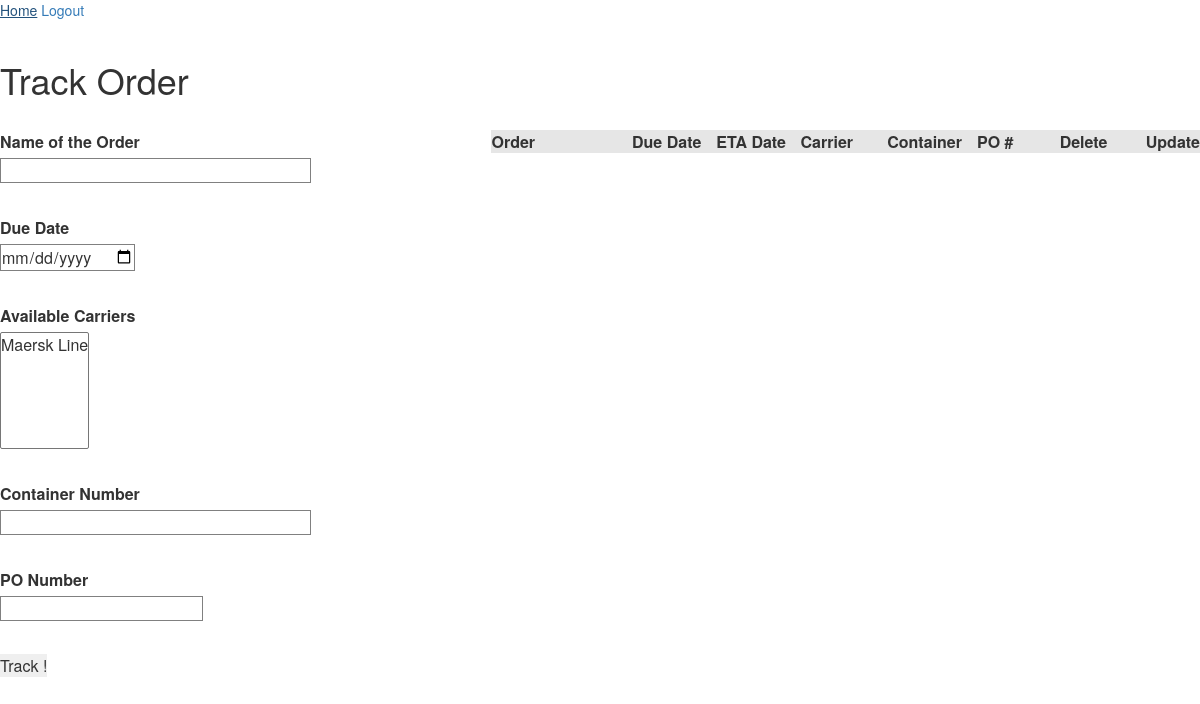
Before: /index (signed in) with the older database file.
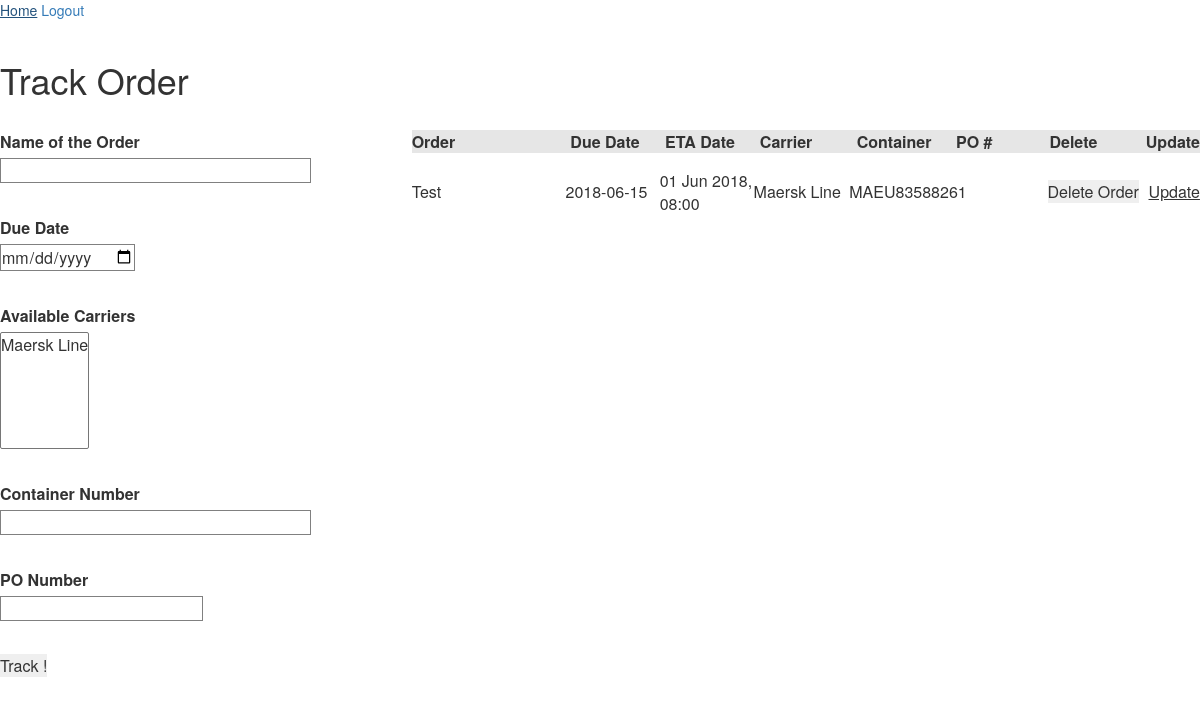
After: the same page with the newer database file.
### app/models.py (models this page shows)
class Order(db.Model):
	id = db.Column(db.Integer, primary_key=True)
	tracker_id = db.Column(db.Integer, db.ForeignKey('tracker.id'))
	name = db.Column(db.String(128))
	po = db.Column(db.String(128))
	cont = db.Column(db.String(128))
	carrier = db.Column(db.String(128))
	dueDate = db.Column(db.String(128))
	etaDate = db.Column(db.String(128))

### app/routes.py (the view, shortened to what this page needs)
@app.route('/index', methods=['GET', 'POST'])
@login_required
def index():
	print(current_user)
	tracker = current_user.tracker[0]
	form = OrderForm()
	form.carrier.choices = [('Maersk Line','Maersk Line')]
	orders_db = tracker.orders.all()
	orders = []
	for order in orders_db:
		delete = DeleteButton()
		delete.order_id.data = order.id
		orders.append([order,delete])
	if form.validate_on_submit():
		tracker.create_order(form.orderName.data, form.po.data, form.container.data, form.carrier.data, form.dueDate.data)
		return redirect(url_for('index'))
	for order in orders:
		a = request.form
		b = dict(a)
		print(b)
		return render_template('index.html', title='Hello World', orders=orders, form=form)
	return render_template('index.html', title='Hello World', orders=orders, form=form)

### app/forms.py
class OrderForm(FlaskForm):
    orderName = StringField('Name of the Order', validators=[DataRequired()])
    dueDate = DateField('Due Date', validators=[DataRequired()])
    carrier = SelectField(u'Available Carriers', validators=[DataRequired()]) #In the view function include: form.carrier.choices = ['Maersk Line']
    container = StringField('Container Number', validators=[DataRequired()])
    po = IntegerField('PO Number', validators=[DataRequired()])
    submit = SubmitField('Track !')

class DeleteButton(FlaskForm):
	order_id = HiddenField()
	submit = SubmitField('Delete Order')

### app/models.py (called while the page is built)
@login.user_loader
def load_user(id):
    return User.query.get(int(id))

	def __repr__(self):
		return '<User {}>'.format(self.username)

### app/templates/index.html (shortened to what this page needs)
{% extends "base.html" %}
{% block content %}
<body>
	<h1>Track Order</h1><br>
	<table>
		<tr>
			<td style="vertical-align:top">
				    <form action="" method="post">
				        <p>
					        <b>{{ form.orderName.label }}</b><br>
					        <table border=1 style="width:64px">
					        <td>{{ form.orderName(size=32) }}</td>
					    	</table><br>
				        </p>
				        <p>
				            <b>{{ form.dueDate.label }}</b><br>
				            <table border=1 style="width:64px">
				            <td>{{ form.dueDate(size=32) }}</td>
				        	</table><br>
				        </p>
				        <p>
				            <b>{{ form.carrier.label }}</b><br>
				            {{ form.carrier(size=5) }}<br><br>
				        </p>
				        <p>
				            <b>{{ form.container.label }}</b><br>
				            <table border=1 style="width:64px">
				            <td>{{ form.container(size=32) }}</td>
				            </table><br>
				        </p>
				        <p>
				            <b>{{ form.po.label }}</b><br>
				            <table border=1 style="width:64px">
				            <td>{{ form.po(size=32) }}</td>
				        	</table><br>
				        </p>
				        <p>{{ form.submit() }}</p>
				    </form>
			</td>
			<td style="vertical-align:top">
									<table>
										<thead>
											<tr class="row100 head" style="background-color:#e6e6e6">
												<th class="cell100 column3"><b>Order</b></th>
												<th class="cell100 column2"><b>Due Date</b></th>
												<th class="cell100 column2"><b>ETA Date</b></th>
												<th class="cell100 column5"><b>Carrier</b></th>
												<th class="cell100 column5"><b>Container</b></th>
												<th class="cell100 column5"><b>PO #</b></th>
												<th class="cell100 column5"><b>Delete</b></th>
												<th class="cell100 column5"><b>Update</b></th>
											</tr>
										</thead>
									</table>
								<div class="table100-body js-pscroll">
									<table>
										<tbody>
												{% for order in orders %}
												<form action="" method="post" id="delete">
													<tr class="row100 body">
														<td class="cell100 column3">{{order[0].name}}</td>
														<td class="cell100 column2">{{order[0].dueDate}}</td>
														<td class="cell100 column2">{{order[0].etaDate}}</td>
														<td class="cell100 column5">{{order[0].carrier}}</td>
														<td class="cell100 column5">{{order[0].cont}}</td>
														<td class="cell100 column5"><button type="button">{{order[0].po}}</button></td>
														<td class="cell100 column5">{{ order[1].submit() }}</td>
														<td class="cell100 column5"><button type="button"><u>Update</u></button></td>
													</tr>
												</form>
												{% endfor %}
										</tbody>
									</table>
								</div>
			</td>
		</tr>
	</table>
</body>
{% endblock %}

### app/templates/base.html (shortened to what this page needs)
<html lang="en">
<head>
		<link rel="stylesheet" type="text/css" href="{{ url_for('static',filename='vendor/bootstrap/css/bootstrap.min.css') }}">
		<link rel="stylesheet" type="text/css" href="{{ url_for('static',filename='fonts/font-awesome-4.7.0/css/font-awesome.min.css') }}">
		<link rel="stylesheet" type="text/css" href="{{ url_for('static',filename='vendor/animate/animate.css') }}">
		<link rel="stylesheet" type="text/css" href="{{ url_for('static',filename='vendor/select2/select2.min.css') }}">
		<link rel="stylesheet" type="text/css" href="{{ url_for('static',filename='vendor/perfect-scrollbar/perfect-scrollbar.css') }}">
		<link rel="stylesheet" type="text/css" href="{{ url_for('static',filename='css/util.css') }}">
		<link rel="stylesheet" type="text/css" href="{{ url_for('static',filename='css/main.css') }}">
	<link rel="stylesheet" media="screen" href ="static/bootstrap.min.css">
    <link rel="stylesheet" href="static/bootstrap-theme.min.css">
<div>
    <a href="/index">Home</a>
	{% if current_user.is_anonymous %}
    	<a href="{{ url_for('login') }}">Login</a>
    {% else %}
    	<a href="{{ url_for('logout') }}">Logout</a>
    {% endif %}
</div>
<br>
</head>
{% block content %}{% endblock %}
</html>

### app/static/css/main.css (style rules this page uses)
* { margin: 0px; padding: 0px; box-sizing: border-box; }
body, html { height: 100%; font-family: sans-serif; }
a { margin: 0px; transition: all 0.4s; -webkit-transition: all 0.4s; -o-transition: all 0.4s; -moz-transition: all 0.4s; }
h1,h2,h3,h4,h5,h6 { margin: 0px; }
p { margin: 0px; }
input { display: block; outline: none; border: none !important; }
button { outline: none !important; border: none; background: transparent; }
.js-pscroll { position: relative; overflow: hidden; }
table { width: 100%; }
th, td { font-weight: unset; padding-right: 10px; }
.column2 { width: 13%; }
.column3 { width: 22%; }
.column5 { width: 13%; }
.table100-body td { padding-top: 16px; padding-bottom: 16px; }
.table100-body { max-height: 585px; overflow: auto; }

Changed rows visible on the page:
added Order: name "Test", dueDate "2018-06-15", etaDate "01 Jun 2018, 08:00", carrier "Maersk Line", cont "MAEU8358826", po "1"
